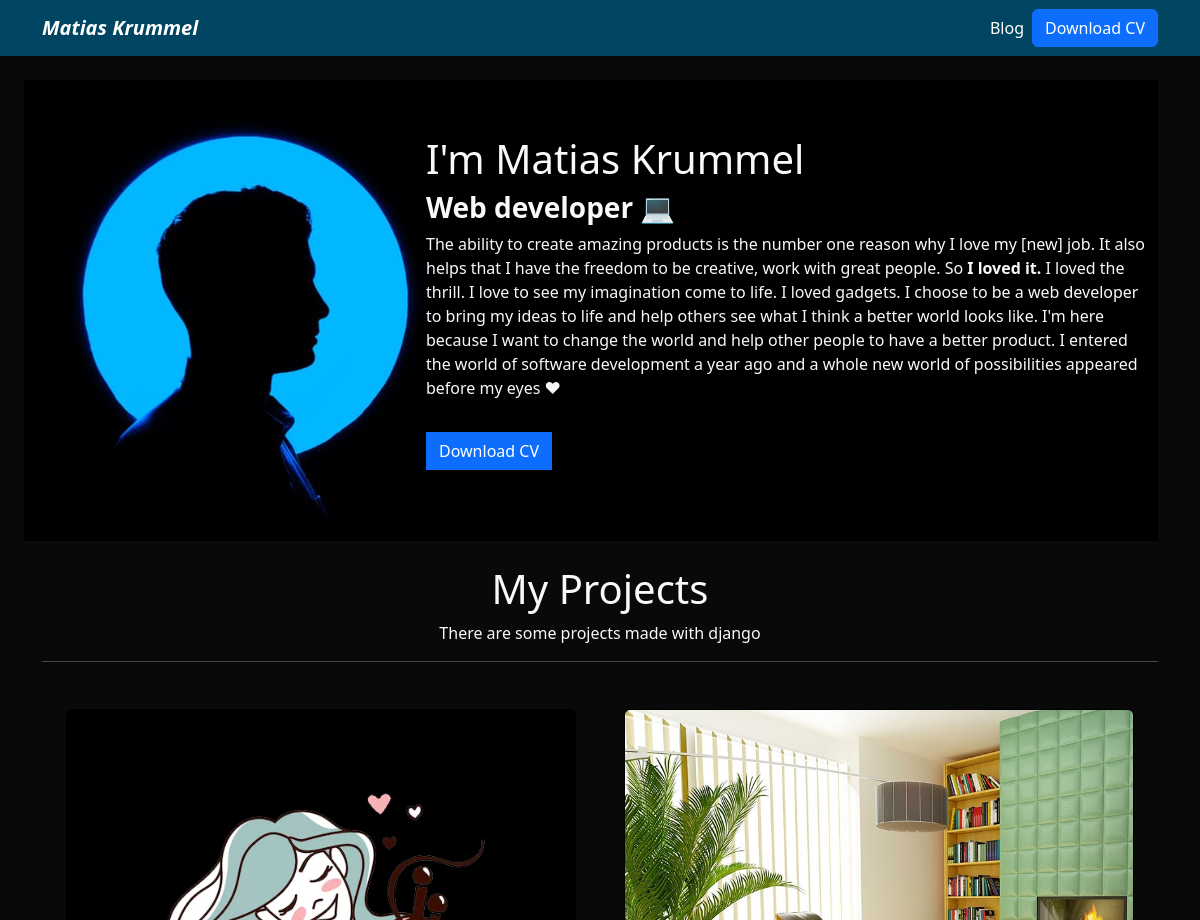
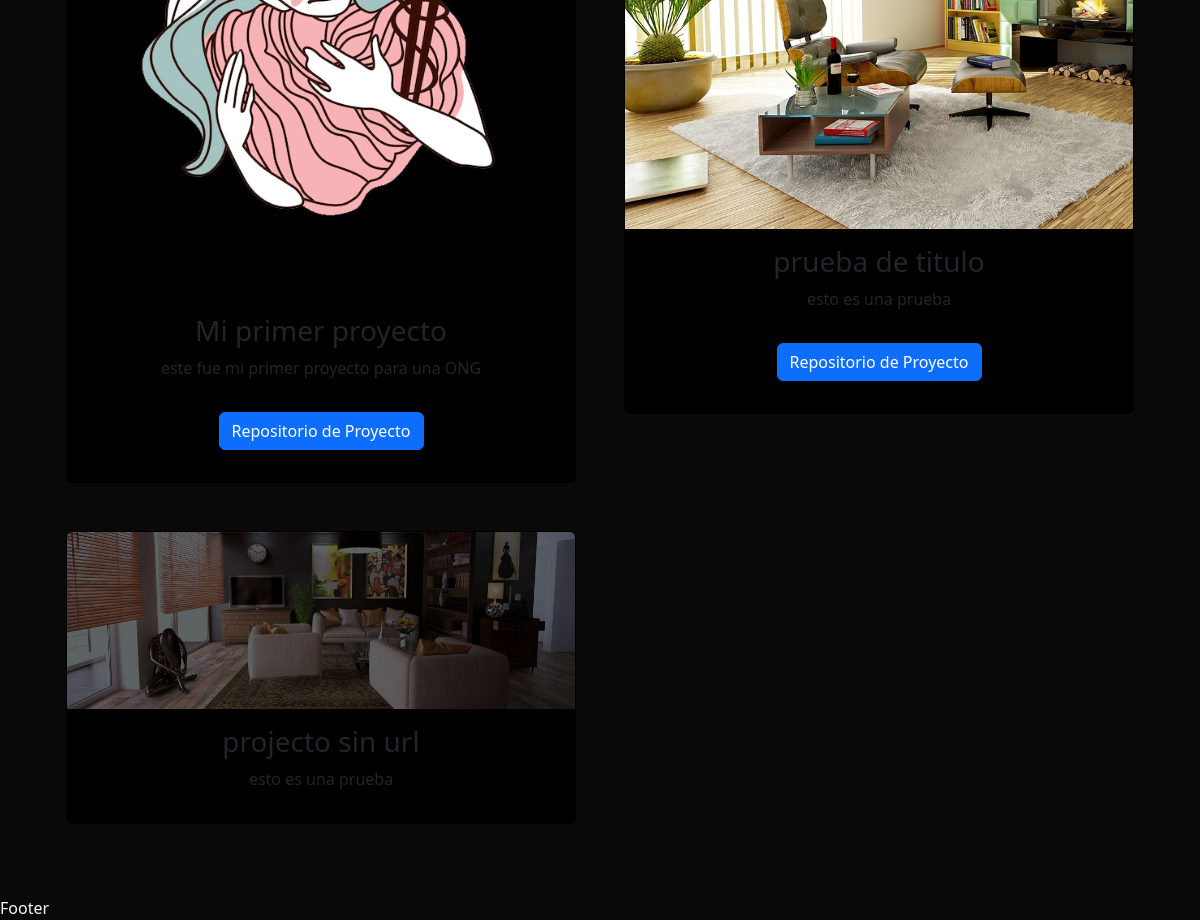
The page / on the database its author committed (2 pictures, top to bottom).
### portfolio/models.py (models this page shows)
class Project(models.Model):
    title = models.CharField(max_length=200)
    description = models.CharField(max_length=150)
    img = models.ImageField(upload_to="portfolio/images/", null=True, blank=True)
    url = models.URLField(blank=True)

### portfolio/views.py (the view)
# urls.py: 2. Add a URL to urlpatterns:  path('', Home.as_view(), name='home')
def Home(request):
    projects = Project.objects.all()
    return render(request, "home.html", {"projects": projects})

### portfolio/templates/home.html (shortened to what this page needs)
{% extends 'layout.html' %}
{% block content %}
{% load static %}
<header class="row bg-black">
    <div class="col-md-4">
        <img style="margin-left: -30px;" src="{% static 'portfolio/profile.jpeg' %}">
    </div>
    <div class="col-md-8 my-auto">
        <h1>I'm Matias Krummel</h1>
        <h3><strong>Web developer 💻</strong></h3>
        <p>The ability to create amazing products is the number one reason why I love my [new] job. It also helps that I have the freedom to be creative, work with great people. So <strong>I loved it.</strong> I loved the thrill. I love to see my imagination come to life. I loved gadgets. I choose to be a web developer to bring my ideas to life and help others see what I think a better world looks like. I'm here because I want to change the world and help other people to have a better product. I entered the world of software development a year ago and a whole new world of possibilities appeared before my eyes ❤</p>
        <a class="btn btn-primary bt-lg rounded-0 my-3" href="{% static 'portfolio/CV-KrummelMatias.pdf' %}" target="_blank">Download CV</a>
    </div>
</header>
<div class="row my-4 text-center">
    <h1>My Projects</h3>
    <p>There are some projects made with django</p>
    <br>
    <hr>
    {% for project in projects %}
    <div class="col-md-6 p-4 ">
        <div class="card bg-black card-project">
            <img src="{{project.img.url}}" class="card-img-top">
            <div class="card-body">
                <h3>{{ project.title }}</h1>
                <p>{{ project.description }}</p>
                {% if project.url %}
                <a class="btn btn-primary bt-lg rounded-0 my-3 rounded-2" href="{{project.url}}" target="_blank">Repositorio de Proyecto</a>
                {% endif %}
            </div>
        </div>
    </div>
    {% endfor %}
{% endblock %}

### portfolio/templates/layout.html (shortened to what this page needs)
{% load static %}
<!DOCTYPE html>
<html lang="en">
<head>
    <link href="https://cdn.jsdelivr.net/npm/bootstrap@5.3.0-alpha1/dist/css/bootstrap.min.css" rel="stylesheet">
    <link rel="stylesheet" href="{% static 'main.css' %}">
</head>
<body class="text-light">
    {% include 'partials/navbar.html' %}
    <div class="container p-4">
        {% block content %}
        {% endblock %}
    <footer>Footer</footer>
</body>
</html>

### portfolio/templates/partials/navbar.html (shortened to what this page needs)
{% load static %}
<nav class="navbar navbar-expand-lg navbar-dark" style="background-color: rgb(0, 69, 97);">
    <div class="container">
      <a class="navbar-brand fw-bold fst-italic" href="/">Matias Krummel</a>
      <div class="collapse navbar-collapse" id="navbarNav">
        <ul class="navbar-nav ms-auto">
          <li class="nav-item">
            <a class="nav-link active" aria-current="page" href="/blog/">Blog</a>
          </li>
          <li class="nav-item d-flex align-items-center">
            <a class="btn btn-primary bt-sm" href="{% static 'portfolio/CV-KrummelMatias.pdf' %}" target="_blank">Download CV</a>
          </li>
        </ul>
      </div>
    </div>
  </nav>

### portfolio/static/main.css (style rules this page uses)
body { background: #090909; }
.bg-black { background: #000; }

### rows shown on the page
Project: img (picture), title "Mi primer proyecto", description "este fue mi primer proyecto para una ONG"
Project: img (picture), title "prueba de titulo", description "esto es una prueba"
Project: img (picture), title "projecto sin url", description "esto es una prueba"
